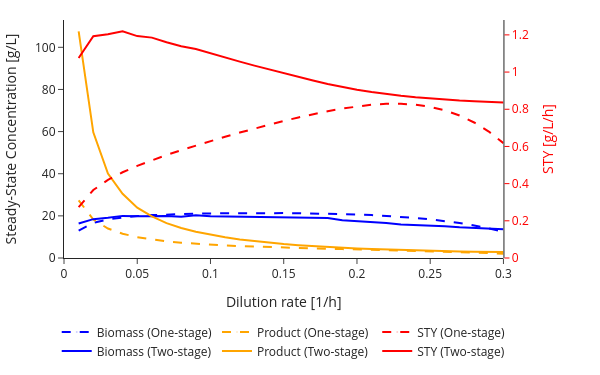

Here is the notebook cell this chart was saved with:
### Code cell
TS_plot.data = tuple(
    trace for trace in TS_plot.data
    if trace.name != "Biomass (S1)"
)
TS_plot.update_layout(
    width=600,
    height=375,
    legend = dict(
        x = center,
        xanchor = "center",
        xref = "paper",
        y = -0.25,
    )
)

### Figure 1 — Plotly figure (JSON) as saved in the notebook; plotly's stock layout.template omitted (floating-point values rounded to 4 significant figures)
{"data": [{"hovertemplate": "X<sub>OS</sub> = %{y:.2f} g/L <br>D = %{x:.3f} /h<extra></extra>", "line": {"color": "blue", "dash": "dash"}, "marker": {"opacity": 0, "size": 1}, "mode": "lines+markers", "name": "Biomass (One-stage)", "type": "scatter", "x": [0.01, 0.02, 0.03, 0.04, 0.05, 0.06, 0.07, 0.08, 0.09, 0.1, 0.11, 0.12, 0.13, 0.14, 0.15, 0.16, 0.17, 0.18, 0.19, 0.2, 0.21, 0.22, 0.23, 0.24, 0.25, 0.26, 0.27, 0.28, 0.29, 0.3], "y": [13.04, 16.65, 18.34, 19.3, 19.92, 20.35, 20.66, 20.88, 21.05, 21.17, 21.25, 21.31, 21.34, 21.34, 21.31, 21.26, 21.18, 21.06, 20.9, 20.68, 20.4, 20.04, 19.59, 19.03, 18.35, 17.53, 16.57, 15.44, 14.11, 12.56], "yaxis": "y"}, {"hovertemplate": "P<sub>OS</sub> = %{y:.2f} g/L<br>D = %{x:.3f} /h<extra></extra>", "line": {"color": "orange", "dash": "dash"}, "marker": {"opacity": 0, "size": 1}, "mode": "lines+markers", "name": "Product (One-stage)", "type": "scatter", "x": [0.01, 0.02, 0.03, 0.04, 0.05, 0.06, 0.07, 0.08, 0.09, 0.1, 0.11, 0.12, 0.13, 0.14, 0.15, 0.16, 0.17, 0.18, 0.19, 0.2, 0.21, 0.22, 0.23, 0.24, 0.25, 0.26, 0.27, 0.28, 0.29, 0.3], "y": [27.35, 18.27, 14.01, 11.53, 9.907, 8.762, 7.91, 7.25, 6.723, 6.291, 5.93, 5.623, 5.357, 5.123, 4.914, 4.725, 4.551, 4.387, 4.231, 4.078, 3.926, 3.77, 3.607, 3.435, 3.251, 3.053, 2.838, 2.603, 2.345, 2.058], "yaxis": "y"}, {"hovertemplate": "STY<sub>OS</sub> = %{y:.2f} g/L/h<br>D = %{x:.3f} /h<extra></extra>", "line": {"color": "red", "dash": "dash"}, "marker": {"opacity": 0, "size": 1}, "mode": "lines+markers", "name": "STY (One-stage)", "type": "scatter", "x": [0.01, 0.02, 0.03, 0.04, 0.05, 0.06, 0.07, 0.08, 0.09, 0.1, 0.11, 0.12, 0.13, 0.14, 0.15, 0.16, 0.17, 0.18, 0.19, 0.2, 0.21, 0.22, 0.23, 0.24, 0.25, 0.26, 0.27, 0.28, 0.29, 0.3], "y": [0.2735, 0.3655, 0.4203, 0.4612, 0.4954, 0.5257, 0.5537, 0.58, 0.6051, 0.6291, 0.6523, 0.6747, 0.6964, 0.7172, 0.7371, 0.756, 0.7736, 0.7897, 0.8039, 0.8156, 0.8244, 0.8293, 0.8296, 0.8245, 0.8129, 0.7938, 0.7663, 0.7289, 0.6801, 0.6175], "yaxis": "y2"}, {"customdata": [[0.77, 0.95, ""], [0.89, 0.91, ""], [0.91, 0.85, ""], [0.95, 0.79, ""], [0.95, 0.75, ""], [0.97, 0.71, ""], [0.97, 0.67, ""], [0.99, 0.65, ""], [0.99, 0.57, ""], [0.99, 0.55, ""], [0.99, 0.51, ""], [0.99, 0.47, ""], [0.99, 0.43, ""], [0.99, 0.39, ""], [0.99, 0.35, ""], [0.99, 0.31, ""], [0.99, 0.29, ""], [0.99, 0.25, ""], [0.93, 0.25, ""], [0.91, 0.23, ""], [0.87, 0.21, ""], [0.85, 0.19, ""], [0.81, 0.19, ""], [0.81, 0.17, ""], [0.79, 0.15, ""], [0.77, 0.13, ""], [0.75, 0.13, ""], [0.73, 0.11, ""], [0.71, 0.11, ""], [0.69, 0.09, ""]], "hovertemplate": "X<sub>2</sub> = %{y:.2f} g/L<br>D = %{x:.3f} /h<br>ϕ = %{customdata[0]:.2f}<br>ν = %{customdata[1]:.2f}%{customdata[2]}<extra></extra>", "line": {"color": "blue"}, "marker": {"opacity": 0, "size": 1}, "mode": "lines+markers", "name": "Biomass (Two-stage)", "type": "scatter", "x": [0.01, 0.02, 0.03, 0.04, 0.05, 0.06, 0.07, 0.08, 0.09, 0.1, 0.11, 0.12, 0.13, 0.14, 0.15, 0.16, 0.17, 0.18, 0.19, 0.2, 0.21, 0.22, 0.23, 0.24, 0.25, 0.26, 0.27, 0.28, 0.29, 0.3], "y": [16.4, 18.45, 19.14, 19.99, 19.85, 20.04, 19.91, 19.57, 20.28, 19.84, 19.74, 19.66, 19.59, 19.52, 19.46, 19.41, 19.01, 18.98, 17.94, 17.51, 16.98, 16.61, 15.86, 15.68, 15.38, 15.08, 14.58, 14.31, 13.86, 13.6], "yaxis": "y"}, {"customdata": [[0.77, 0.95, ""], [0.89, 0.91, ""], [0.91, 0.85, ""], [0.95, 0.79, ""], [0.95, 0.75, ""], [0.97, 0.71, ""], [0.97, 0.67, ""], [0.99, 0.65, ""], [0.99, 0.57, ""], [0.99, 0.55, ""], [0.99, 0.51, ""], [0.99, 0.47, ""], [0.99, 0.43, ""], [0.99, 0.39, ""], [0.99, 0.35, ""], [0.99, 0.31, ""], [0.99, 0.29, ""], [0.99, 0.25, ""], [0.93, 0.25, ""], [0.91, 0.23, ""], [0.87, 0.21, ""], [0.85, 0.19, ""], [0.81, 0.19, ""], [0.81, 0.17, ""], [0.79, 0.15, ""], [0.77, 0.13, ""], [0.75, 0.13, ""], [0.73, 0.11, ""], [0.71, 0.11, ""], [0.69, 0.09, ""]], "hoverinfo": "skip", "hovertemplate": "P<sub>2</sub> = %{y:.2f} g/L <br>D = %{x:.3f} /h<br>ϕ = %{customdata[0]:.2f}<br>ν = %{customdata[1]:.2f}%{customdata[2]}<extra></extra>", "line": {"color": "orange"}, "marker": {"opacity": 0, "size": 1}, "mode": "lines+markers", "name": "Product (Two-stage)", "type": "scatter", "x": [0.01, 0.02, 0.03, 0.04, 0.05, 0.06, 0.07, 0.08, 0.09, 0.1, 0.11, 0.12, 0.13, 0.14, 0.15, 0.16, 0.17, 0.18, 0.19, 0.2, 0.21, 0.22, 0.23, 0.24, 0.25, 0.26, 0.27, 0.28, 0.29, 0.3], "y": [107.6, 59.63, 40.11, 30.48, 23.87, 19.76, 16.57, 14.23, 12.49, 11.01, 9.799, 8.8, 7.96, 7.243, 6.624, 6.085, 5.614, 5.2, 4.84, 4.527, 4.252, 4.01, 3.795, 3.605, 3.434, 3.279, 3.139, 3.012, 2.895, 2.79], "yaxis": "y"}, {"customdata": [[0.77, 0.95, ""], [0.89, 0.91, ""], [0.91, 0.85, ""], [0.95, 0.79, ""], [0.95, 0.75, ""], [0.97, 0.71, ""], [0.97, 0.67, ""], [0.99, 0.65, ""], [0.99, 0.57, ""], [0.99, 0.55, ""], [0.99, 0.51, ""], [0.99, 0.47, ""], [0.99, 0.43, ""], [0.99, 0.39, ""], [0.99, 0.35, ""], [0.99, 0.31, ""], [0.99, 0.29, ""], [0.99, 0.25, ""], [0.93, 0.25, ""], [0.91, 0.23, ""], [0.87, 0.21, ""], [0.85, 0.19, ""], [0.81, 0.19, ""], [0.81, 0.17, ""], [0.79, 0.15, ""], [0.77, 0.13, ""], [0.75, 0.13, ""], [0.73, 0.11, ""], [0.71, 0.11, ""], [0.69, 0.09, ""]], "hovertemplate": "D = %{x:.3f} /h<br>STY<sub>TS</sub> = %{y:.2f} g/L/h<br>ϕ = %{customdata[0]:.2f}<br>ν = %{customdata[1]:.2f}%{customdata[2]}<extra></extra>", "line": {"color": "red"}, "marker": {"opacity": 0, "size": 1}, "mode": "lines+markers", "name": "STY (Two-stage)", "type": "scatter", "x": [0.01, 0.02, 0.03, 0.04, 0.05, 0.06, 0.07, 0.08, 0.09, 0.1, 0.11, 0.12, 0.13, 0.14, 0.15, 0.16, 0.17, 0.18, 0.19, 0.2, 0.21, 0.22, 0.23, 0.24, 0.25, 0.26, 0.27, 0.28, 0.29, 0.3], "y": [1.076, 1.193, 1.203, 1.219, 1.193, 1.185, 1.16, 1.138, 1.124, 1.101, 1.078, 1.056, 1.035, 1.014, 0.9936, 0.9737, 0.9545, 0.936, 0.9196, 0.9053, 0.8929, 0.8822, 0.873, 0.8652, 0.8584, 0.8524, 0.8474, 0.8434, 0.8397, 0.8369], "yaxis": "y2"}], "layout": {"autosize": true, "height": 375, "legend": {"orientation": "h", "x": 0.425, "xanchor": "center", "xref": "paper", "y": -0.25}, "margin": {"b": 10, "l": 40, "r": 10, "t": 20}, "width": 600, "xaxis": {"domain": [0, 0.85], "range": [0, 0.3], "title": {"text": "Dilution rate [1/h]"}}, "yaxis": {"range": [0, 113.0], "title": {"text": "Steady-State Concentration [g/L]"}}, "yaxis2": {"color": "red", "overlaying": "y", "position": 0.85, "range": [0, 1.28], "side": "right", "title": {"text": "STY [g/L/h]"}}}}
